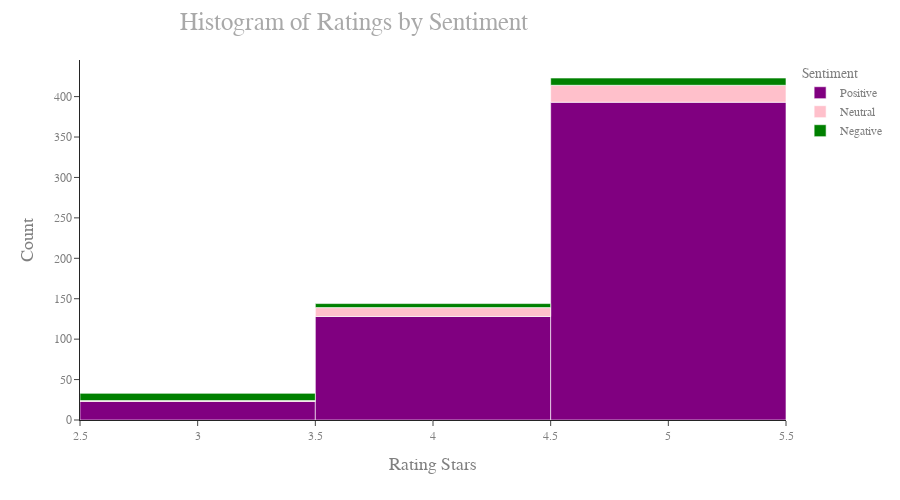

This figure's notebook cell:
### Code cell
import plotly.express as px

# Create the histogram
fig = px.histogram(df, x='Rating Stars ', height=500, width=900, template='simple_white',
                   color='Sentiment',  # using 'Sentiment' instead of 'sex'
                   color_discrete_sequence=['purple', 'pink', 'green'])  # Colors for different sentiments

# Customize the layout
fig.update_layout(title={'text': 'Histogram of Ratings by Sentiment', 'font': {'size': 25}},
                  title_font_family="Times New Roman",
                  title_font_color="darkgrey",
                  title_x=0.2)

fig.update_layout(font_family='Times New Roman',
                  font_color='grey',
                  yaxis_title={'text': "Count", 'font': {'size': 18}},
                  xaxis_title={'text': "Rating Stars", 'font': {'size': 18}})

# Show the plot
fig.show()

### Figure 1 — Plotly figure (JSON) as saved in the notebook; plotly's stock layout.template omitted (floating-point values rounded to 4 significant figures; data arrays with more than 128 entries replaced by an {"elided": "..."} marker saying what was removed)
{"data": [{"alignmentgroup": "True", "bingroup": "x", "hovertemplate": "Sentiment=Positive<br>Rating Stars =%{x}<br>count=%{y}<extra></extra>", "legendgroup": "Positive", "marker": {"color": "purple", "pattern": {"shape": ""}}, "name": "Positive", "offsetgroup": "Positive", "orientation": "v", "showlegend": true, "type": "histogram", "x": {"elided": "544 int values"}, "xaxis": "x", "yaxis": "y"}, {"alignmentgroup": "True", "bingroup": "x", "hovertemplate": "Sentiment=Neutral<br>Rating Stars =%{x}<br>count=%{y}<extra></extra>", "legendgroup": "Neutral", "marker": {"color": "pink", "pattern": {"shape": ""}}, "name": "Neutral", "offsetgroup": "Neutral", "orientation": "v", "showlegend": true, "type": "histogram", "x": [4, 5, 5, 4, 4, 4, 5, 5, 4, 4, 5, 5, 5, 4, 5, 4, 4, 5, 5, 5, 5, 5, 5, 4, 5, 5, 5, 5, 5, 5, 4, 5, 3], "xaxis": "x", "yaxis": "y"}, {"alignmentgroup": "True", "bingroup": "x", "hovertemplate": "Sentiment=Negative<br>Rating Stars =%{x}<br>count=%{y}<extra></extra>", "legendgroup": "Negative", "marker": {"color": "green", "pattern": {"shape": ""}}, "name": "Negative", "offsetgroup": "Negative", "orientation": "v", "showlegend": true, "type": "histogram", "x": [3, 4, 5, 5, 3, 4, 4, 3, 3, 5, 5, 3, 5, 5, 4, 3, 3, 3, 3, 5, 5, 5, 4], "xaxis": "x", "yaxis": "y"}], "layout": {"barmode": "relative", "font": {"color": "grey", "family": "Times New Roman"}, "height": 500, "legend": {"title": {"text": "Sentiment"}, "tracegroupgap": 0}, "margin": {"t": 60}, "title": {"font": {"color": "darkgrey", "family": "Times New Roman", "size": 25}, "text": "Histogram of Ratings by Sentiment", "x": 0.2}, "width": 900, "xaxis": {"anchor": "y", "domain": [0, 1], "title": {"font": {"size": 18}, "text": "Rating Stars"}}, "yaxis": {"anchor": "x", "domain": [0, 1], "title": {"font": {"size": 18}, "text": "Count"}}}}
